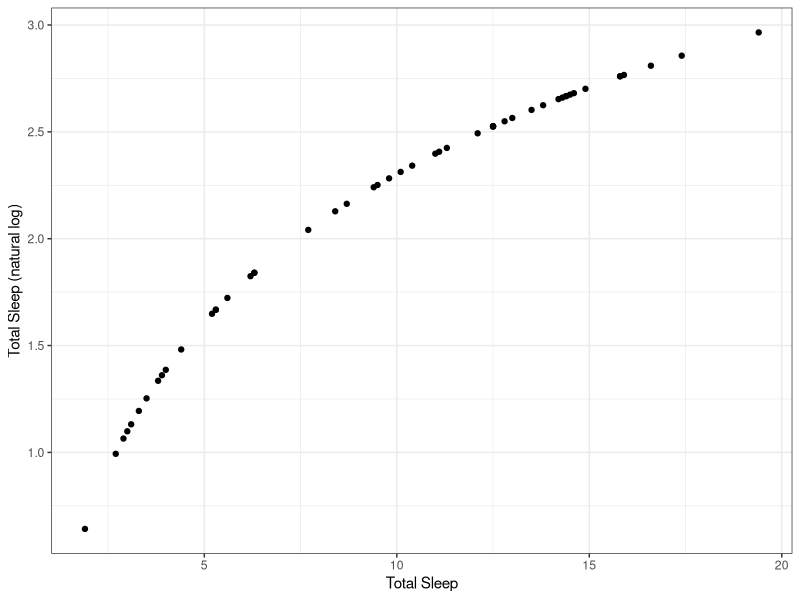
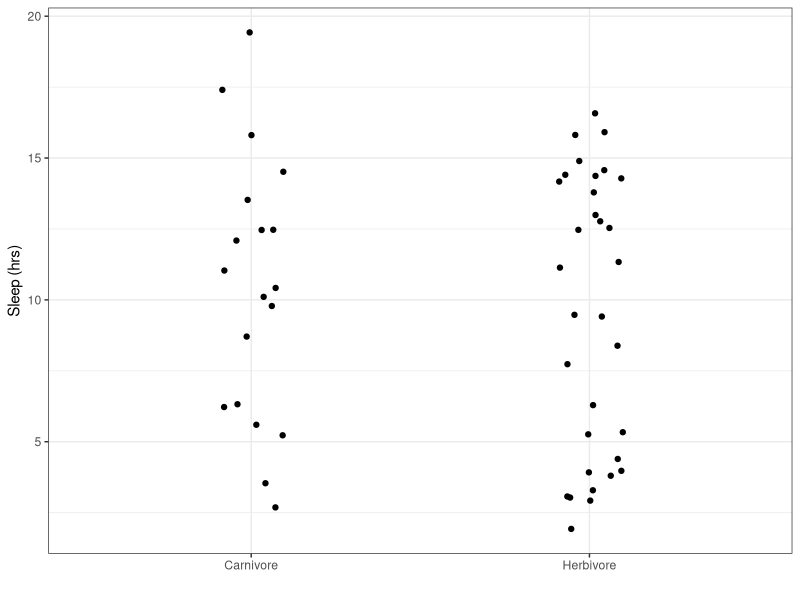

These charts were generated, in order, by the following R code: (Note: this script raises an error after producing the figures.)
##
## Date Created: 2023-03-20
##
## Copyright (c) Rachel Roday, 2023
## Email: rroday@udel.edu
##
##---------------------------
##
##  Notes: ENWC 617 HW 5
##        This HW took 20 minutes
##        
##        
##---------------------------

library(ggplot2)
library(dplyr)

data(msleep)
head(msleep)


# Q01
msleep %>% filter(order == "Rodentia", sleep_total > 1)

# Q02
diamonds %>% 
  group_by(cut) %>%
  summarise(max_cut = max(price))

# Q03
storms
length(unique(storms$year))

# Q04
storms %>% 
  group_by(status) %>%
  summarise(avg.max.ws = mean(wind))

# Q05
storms %>%
  group_by(status)%>%
  summarise(avg.max.ws = mean(wind),
            range.ws = max(wind)-min(wind)) 

# Q06
msleep.n <- msleep %>%
  select(name, vore, sleep_total) %>%
  rename("Diet" = "vore") %>%
  filter(Diet %in% c("carni","herbi"))


# Q07
msleep.nn <- msleep %>%
  select(name, vore, sleep_total) %>%
  rename("Diet" = "vore") %>%
  filter(Diet %in% c("carni","herbi")) %>%
  mutate(log_sleep_total = log(sleep_total))

ggplot(msleep.nn, aes(x = sleep_total, y=log_sleep_total))+
  geom_point() +
  theme_bw() +
  labs(x = "Total Sleep" ,y = "Total Sleep (natural log)")

# Q08
msleep.n3 <- msleep.nn %>%
  mutate(Diet.n = recode(Diet, "carni" = "Carnivore", "herbi" = "Herbivore"))

ggplot(msleep.n3, aes(x=Diet.n, y=sleep_total))+
  geom_jitter(width=.1) +
  theme_bw()+
  labs(x="", y = "Sleep (hrs)")


# Q09
my_dat <- data.frame(aou = c("SUTA", "REVI", "DOWO", "BWWA", "OVEN", "WEVI"), 
                     n = c(2, 6, 1, 1, 4, 1))

species_info <- data.frame(species = c("REVI", "WEVI", "SCTA", "SUTA", 
                                       "YBCH", "NOPA", "PIWO", "DOWO", "AMGO",
                                       "PRAW", "MODO", "BGGN"), 
                           incubation_period = c(13, 14, 13, 11.5, 11, 13, 16.5,
                                                 12, 13, 12.5, 14, 13))

new.df <- left_join(my_dat, species_info, by = c("aou" = "species"))
view(new.df)
